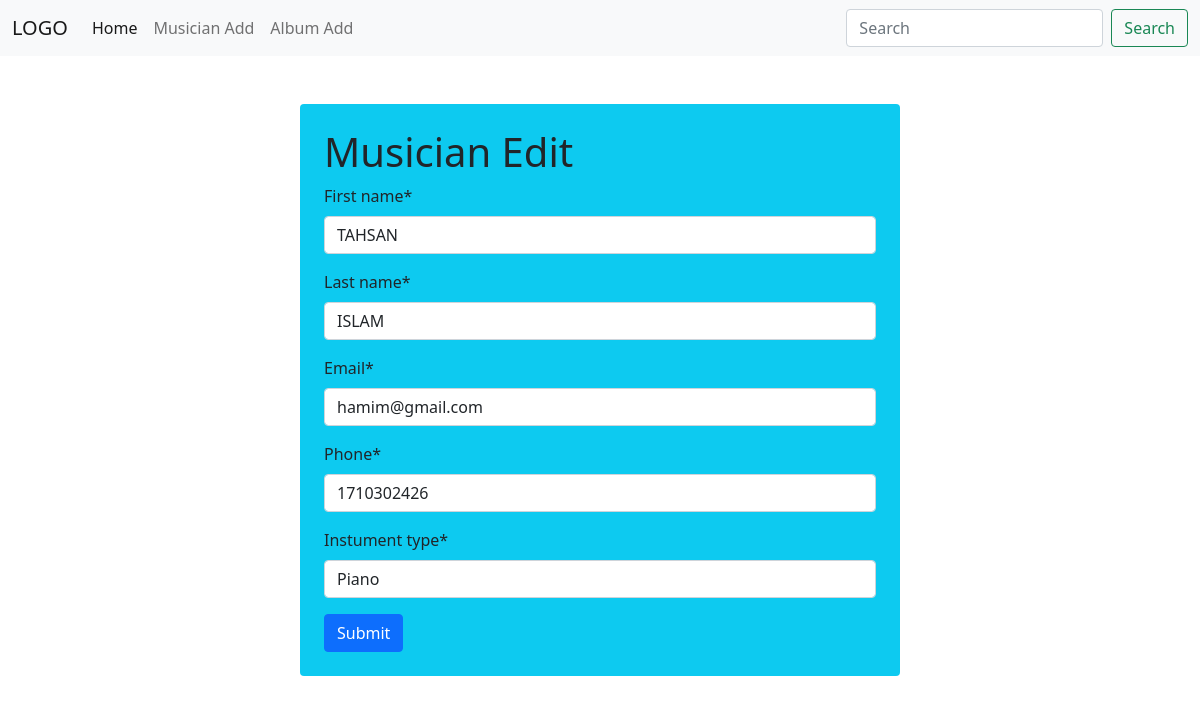
The app's page /musician/edit/3 with its own data.
### musician/models.py (models this page shows, shortened)
class Musician(models.Model):
    first_name = models.CharField(max_length=100)
    last_name = models.CharField(max_length=100)
    email = models.EmailField(max_length=100)
    phone = models.IntegerField(max_length=12)
    instument_type = models.CharField(max_length=20)

### musician/views.py (the view)
# urls.py: path('edit/<int:id>', musician_edit, name="musician_edit"),
def musician_edit(request, id):
    musician = Musician.objects.get(pk=id)
    musician_from = MusicianFrom( instance = musician)
    if request.method == "POST":
        musician_from = MusicianFrom(request.POST, instance = musician)
        if musician_from.is_valid():
            musician_from.save()
            return redirect('home')
    return render(request, 'musician_edit.html', {'from': musician_from})

### musician/forms.py
class MusicianFrom(forms.ModelForm):
    class Meta:
        model = Musician
        fields = '__all__'

### musician/templates/musician_edit.html (shortened to what this page needs)
{% extends "base.html" %}
{% load static %}
{% load crispy_forms_tags %}
{% block content %}
<form method="post" class="mt-5 rounded bg-info  p-4 w-50 m-auto">
    <h1>Musician Edit</h1>
    {{from | crispy}}
    <button type="submit" class="btn btn-primary">Submit</button>
</form>
{% endblock content %}

### records on screen
Musician: first_name "TAHSAN", last_name "ISLAM", email "hamim@gmail.com", phone "1710302426", instument_type "Piano"
